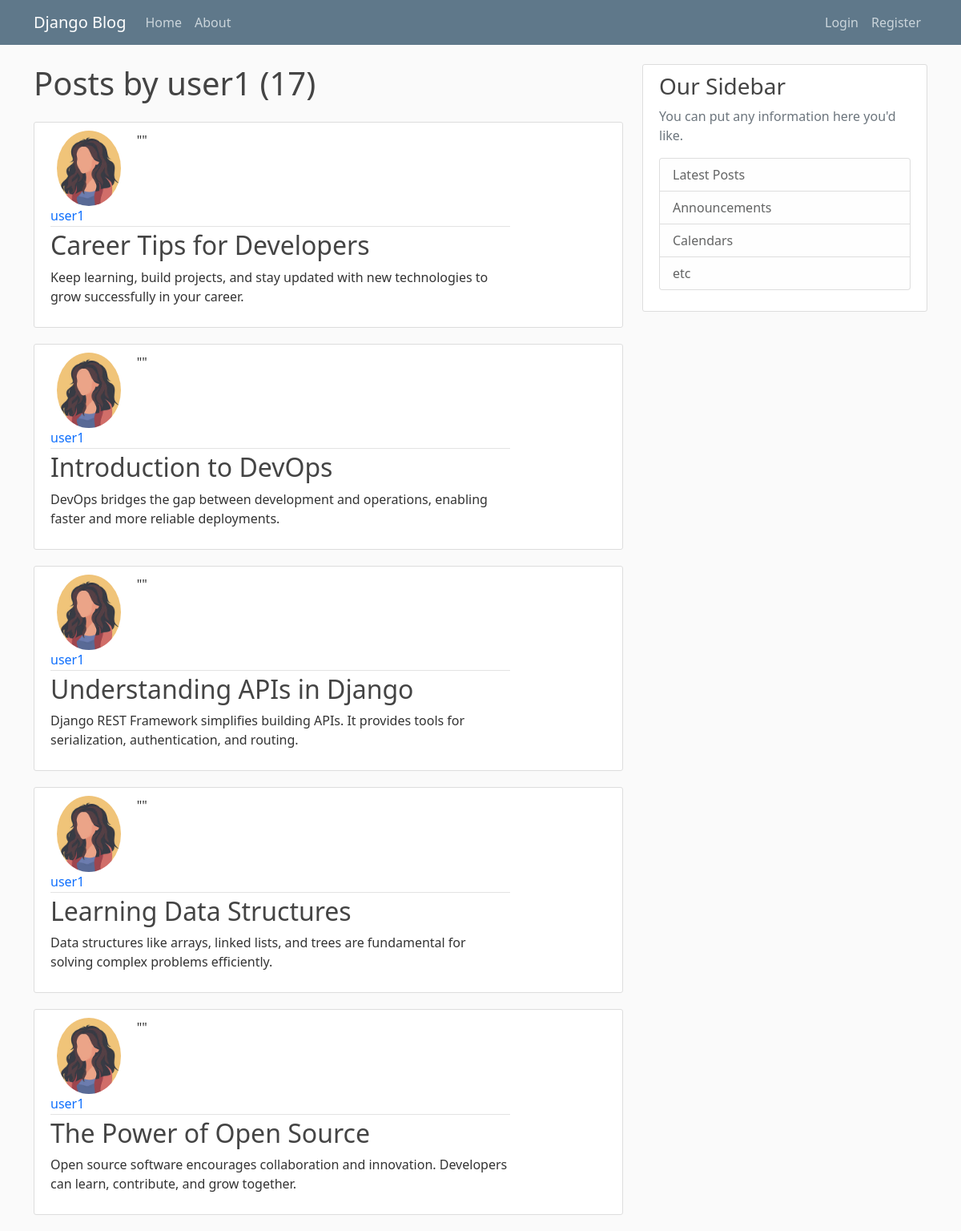
The app's page /user/user1/ with its own data.
### blog/models.py (models this page shows, shortened)
class Posts(models.Model):
    title=models.CharField(max_length=100)
    content=models.TextField()
    data_posted=models.DateTimeField(default=timezone.now)
    author=models.ForeignKey(User,on_delete=models.CASCADE)

### users/models.py (models this page shows, shortened)
class Profile(models.Model):
    user=models.OneToOneField(User,on_delete=models.CASCADE)
    image=models.ImageField(default='default.jpg',upload_to='profile_pics')

### blog/views.py (the view)
# urls.py: path('user/<str:username>/', UserPostListView.as_view(), name='user_posts'),
class UserPostListView(ListView):
    model=Posts
    template_name='blog/user_posts.html'
    context_object_name='posts'
    paginate_by= 5
    def get_queryset(self):
        user = User.objects.get(username=self.kwargs.get('username'))
        return Posts.objects.filter(author=user).order_by('-data_posted')

### blog/templates/blog/user_posts.html (shortened to what this page needs)
{% extends 'blog/base.html' %}
{% block content %}
<h1 class="mb-4">Posts by {{ view.kwargs.username }} ({{ page_obj.paginator.count}})</h1>
{% for post in posts %}
<article class="media content-section">
  <div class="row">
    <div class="col-md-2 d-flex align-items-center justify-content-center">
      <img
        class="col-md-10 rounded-circle"
        src="{{ post.author.profile.image.url }}"
      />
    </div>""
    <div class="media-body col-md-10">
      <div class="article-metadata">
        <a class="mr-2 text-decoration-none" href="">
          {{ post.author }}
        </a>
      </div>
      <h2>
        <a class="article-title text-decoration-none" href="">
          {{ post.title }}
        </a>
      </h2>
      <p class="article-content">{{ post.content }}</p>
    </div>
  </div>
</article>
{% endfor %}
{% endblock content %}

### blog/static/blog/main.css (style rules this page uses)
body { background: #fafafa; color: #333333; margin-top: 5rem; }
h1, h2, h3, h4, h5, h6 { color: #444444; }
.content-section { background: #ffffff; padding: 10px 20px; border: 1px solid #dddddd; border-radius: 3px; margin-bottom: 20px; }
.article-title { color: #444444; }
.article-content { white-space: pre-line; }
.article-metadata { padding-bottom: 1px; margin-bottom: 4px; border-bottom: 1px solid #e3e3e3; }

### records on screen
Posts: author.profile.image (placeholder picture), author "user1", title "Career Tips for Developers", content "Keep learning, build projects, and stay updated with new technologies to grow successfully in your career."
Posts: author.profile.image (placeholder picture), author "user1", title "Introduction to DevOps", content "DevOps bridges the gap between development and operations, enabling faster and more reliable deployments."
Posts: author.profile.image (placeholder picture), author "user1", title "Understanding APIs in Django", content "Django REST Framework simplifies building APIs. It provides tools for serialization, authentication, and routing."
Posts: author.profile.image (placeholder picture), author "user1", title "Learning Data Structures", content "Data structures like arrays, linked lists, and trees are fundamental for solving complex problems efficiently."
Posts: author.profile.image (placeholder picture), author "user1", title "The Power of Open Source", content "Open source software encourages collaboration and innovation. Developers can learn, contribute, and grow together."

### other values on screen
{{ view.kwargs.username }} "user1"
{{ page_obj.paginator.count }} "17"
